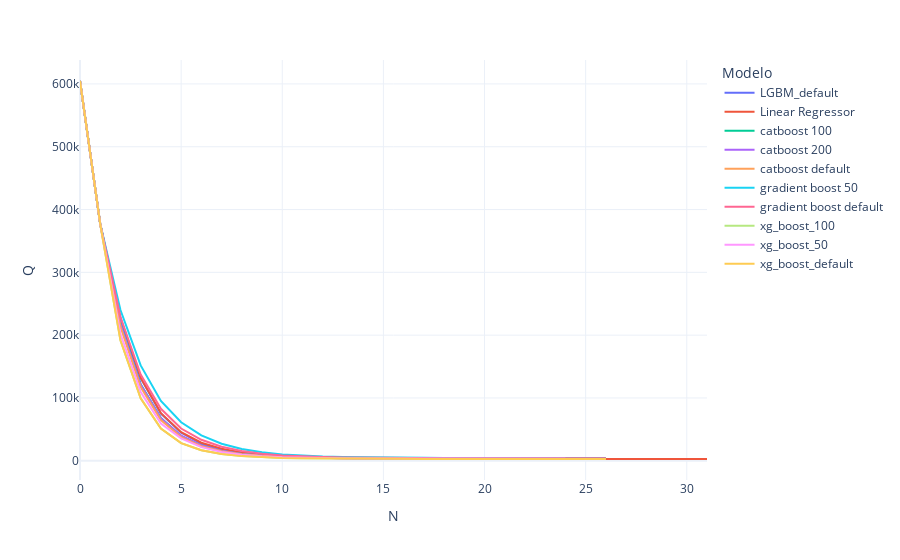
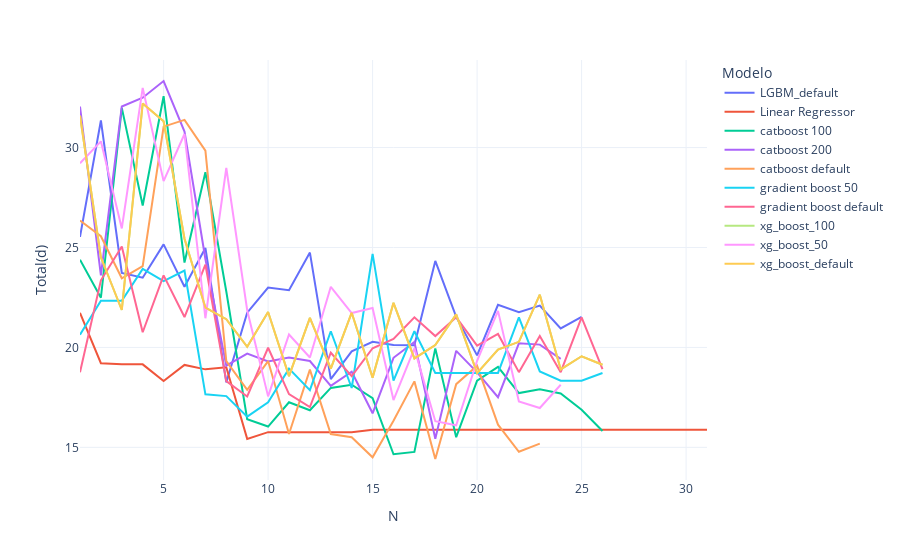

The notebook cell saved with these charts, in order:
### Code cell
graph_q = px.line(QS[QS.Modelo.isin(ml_models)].groupby(['N','Modelo']).sum().reset_index(), 
                  x='N', y = 'Q', color = 'Modelo',
                  template = 'plotly_white')


graph_total = px.line(STATS[STATS.Modelo.isin(ml_models)].sort_values(by=['Modelo','N']), x='N', y = 'Total(d)', color = 'Modelo',
                  template = 'plotly_white')

graph_improv = px.line(STATS[STATS.Modelo.isin(ml_models)].sort_values(by=['Modelo','N']), x='N', y = 'Otimizados (%)', color = 'Modelo',
                  template = 'plotly_white')
graph_pi = px.line(STATS[STATS.Modelo.isin(ml_models)].sort_values(by=['Modelo','N']), x='N', y = '#Dur_avg_wl', color = 'Modelo',
                  template = 'plotly_white')

graph_q.show()
graph_total.show()
graph_improv.show()
graph_pi.show()

### Figure 1 — Plotly figure (JSON) as saved in the notebook; plotly's stock layout.template omitted (floating-point values rounded to 4 significant figures)
{"data": [{"hovertemplate": "Modelo=LGBM_default<br>N=%{x}<br>Q=%{y}<extra></extra>", "legendgroup": "LGBM_default", "line": {"color": "#636efa", "dash": "solid"}, "marker": {"symbol": "circle"}, "mode": "lines", "name": "LGBM_default", "orientation": "v", "showlegend": true, "type": "scatter", "x": [0, 1, 2, 3, 4, 5, 6, 7, 8, 9, 10, 11, 12, 13, 14, 15, 16, 17, 18, 19, 20, 21, 22, 23, 24, 25], "xaxis": "x", "y": [604700.0, 377000.0, 227800.0, 131500.0, 75210.0, 44590.0, 27440.0, 17560.0, 12210.0, 8845.0, 6886.0, 5712.0, 4953.0, 4393.0, 4041.0, 3805.0, 3623.0, 3510.0, 3394.0, 3366.0, 3326.0, 3295.0, 3291.0, 3257.0, 3217.0, 3222.0], "yaxis": "y"}, {"hovertemplate": "Modelo=Linear Regressor<br>N=%{x}<br>Q=%{y}<extra></extra>", "legendgroup": "Linear Regressor", "line": {"color": "#EF553B", "dash": "solid"}, "marker": {"symbol": "circle"}, "mode": "lines", "name": "Linear Regressor", "orientation": "v", "showlegend": true, "type": "scatter", "x": [0, 1, 2, 3, 4, 5, 6, 7, 8, 9, 10, 11, 12, 13, 14, 15, 16, 17, 18, 19, 20, 21, 22, 23, 24, 25, 26, 27, 28, 29, 30, 31], "xaxis": "x", "y": [604700.0, 377000.0, 224600.0, 132000.0, 75900.0, 45500.0, 28790.0, 19060.0, 13200.0, 9564.0, 7251.0, 5758.0, 4784.0, 4142.0, 3717.0, 3433.0, 3244.0, 3118.0, 3033.0, 2976.0, 2937.0, 2911.0, 2895.0, 2883.0, 2875.0, 2870.0, 2866.0, 2864.0, 2863.0, 2861.0, 2860.0, 2861.0], "yaxis": "y"}, {"hovertemplate": "Modelo=catboost 100<br>N=%{x}<br>Q=%{y}<extra></extra>", "legendgroup": "catboost 100", "line": {"color": "#00cc96", "dash": "solid"}, "marker": {"symbol": "circle"}, "mode": "lines", "name": "catboost 100", "orientation": "v", "showlegend": true, "type": "scatter", "x": [0, 1, 2, 3, 4, 5, 6, 7, 8, 9, 10, 11, 12, 13, 14, 15, 16, 17, 18, 19, 20, 21, 22, 23, 24, 25, 26], "xaxis": "x", "y": [604700.0, 377000.0, 220900.0, 122000.0, 68160.0, 39380.0, 24310.0, 15630.0, 10860.0, 8102.0, 6421.0, 5294.0, 4599.0, 4179.0, 3833.0, 3670.0, 3564.0, 3419.0, 3377.0, 3338.0, 3300.0, 3296.0, 3229.0, 3221.0, 3220.0, 3216.0, 3223.0], "yaxis": "y"}, {"hovertemplate": "Modelo=catboost 200<br>N=%{x}<br>Q=%{y}<extra></extra>", "legendgroup": "catboost 200", "line": {"color": "#ab63fa", "dash": "solid"}, "marker": {"symbol": "circle"}, "mode": "lines", "name": "catboost 200", "orientation": "v", "showlegend": true, "type": "scatter", "x": [0, 1, 2, 3, 4, 5, 6, 7, 8, 9, 10, 11, 12, 13, 14, 15, 16, 17, 18, 19, 20, 21, 22, 23, 24], "xaxis": "x", "y": [604700.0, 377000.0, 218200.0, 121000.0, 67620.0, 39940.0, 24480.0, 15860.0, 10970.0, 7938.0, 6207.0, 5158.0, 4537.0, 4103.0, 3867.0, 3683.0, 3561.0, 3446.0, 3402.0, 3351.0, 3323.0, 3317.0, 3290.0, 3259.0, 3266.0], "yaxis": "y"}, {"hovertemplate": "Modelo=catboost default<br>N=%{x}<br>Q=%{y}<extra></extra>", "legendgroup": "catboost default", "line": {"color": "#FFA15A", "dash": "solid"}, "marker": {"symbol": "circle"}, "mode": "lines", "name": "catboost default", "orientation": "v", "showlegend": true, "type": "scatter", "x": [0, 1, 2, 3, 4, 5, 6, 7, 8, 9, 10, 11, 12, 13, 14, 15, 16, 17, 18, 19, 20, 21, 22, 23], "xaxis": "x", "y": [604700.0, 377000.0, 213200.0, 117400.0, 64850.0, 37750.0, 23240.0, 15050.0, 10290.0, 7588.0, 5927.0, 4974.0, 4380.0, 4035.0, 3749.0, 3553.0, 3444.0, 3364.0, 3304.0, 3252.0, 3225.0, 3224.0, 3199.0, 3203.0], "yaxis": "y"}, {"hovertemplate": "Modelo=gradient boost 50<br>N=%{x}<br>Q=%{y}<extra></extra>", "legendgroup": "gradient boost 50", "line": {"color": "#19d3f3", "dash": "solid"}, "marker": {"symbol": "circle"}, "mode": "lines", "name": "gradient boost 50", "orientation": "v", "showlegend": true, "type": "scatter", "x": [0, 1, 2, 3, 4, 5, 6, 7, 8, 9, 10, 11, 12, 13, 14, 15, 16, 17, 18, 19, 20, 21, 22, 23, 24, 25, 26], "xaxis": "x", "y": [604700.0, 377000.0, 240000.0, 151900.0, 95380.0, 61280.0, 40460.0, 27130.0, 18820.0, 13560.0, 10210.0, 8208.0, 6944.0, 6084.0, 5512.0, 5159.0, 4903.0, 4723.0, 4607.0, 4518.0, 4426.0, 4377.0, 4365.0, 4349.0, 4330.0, 4305.0, 4307.0], "yaxis": "y"}, {"hovertemplate": "Modelo=gradient boost default<br>N=%{x}<br>Q=%{y}<extra></extra>", "legendgroup": "gradient boost default", "line": {"color": "#FF6692", "dash": "solid"}, "marker": {"symbol": "circle"}, "mode": "lines", "name": "gradient boost default", "orientation": "v", "showlegend": true, "type": "scatter", "x": [0, 1, 2, 3, 4, 5, 6, 7, 8, 9, 10, 11, 12, 13, 14, 15, 16, 17, 18, 19, 20, 21, 22, 23, 24, 25, 26], "xaxis": "x", "y": [604700.0, 377000.0, 228800.0, 137400.0, 82770.0, 51380.0, 33410.0, 22350.0, 15440.0, 11150.0, 8563.0, 7003.0, 6017.0, 5382.0, 4950.0, 4697.0, 4476.0, 4325.0, 4248.0, 4190.0, 4135.0, 4092.0, 4058.0, 4052.0, 4023.0, 4019.0, 4035.0], "yaxis": "y"}, {"hovertemplate": "Modelo=xg_boost_100<br>N=%{x}<br>Q=%{y}<extra></extra>", "legendgroup": "xg_boost_100", "line": {"color": "#B6E880", "dash": "solid"}, "marker": {"symbol": "circle"}, "mode": "lines", "name": "xg_boost_100", "orientation": "v", "showlegend": true, "type": "scatter", "x": [0, 1, 2, 3, 4, 5, 6, 7, 8, 9, 10, 11, 12, 13, 14, 15, 16, 17, 18, 19, 20, 21, 22, 23, 24, 25, 26], "xaxis": "x", "y": [604700.0, 377000.0, 192000.0, 99340.0, 51170.0, 28050.0, 16780.0, 10720.0, 7447.0, 5717.0, 4617.0, 3978.0, 3572.0, 3328.0, 3237.0, 3145.0, 3079.0, 3059.0, 3020.0, 3001.0, 2997.0, 2980.0, 2964.0, 2920.0, 2899.0, 2896.0, 2906.0], "yaxis": "y"}, {"hovertemplate": "Modelo=xg_boost_50<br>N=%{x}<br>Q=%{y}<extra></extra>", "legendgroup": "xg_boost_50", "line": {"color": "#FF97FF", "dash": "solid"}, "marker": {"symbol": "circle"}, "mode": "lines", "name": "xg_boost_50", "orientation": "v", "showlegend": true, "type": "scatter", "x": [0, 1, 2, 3, 4, 5, 6, 7, 8, 9, 10, 11, 12, 13, 14, 15, 16, 17, 18, 19, 20, 21, 22, 23, 24], "xaxis": "x", "y": [604700.0, 377000.0, 202300.0, 109300.0, 59360.0, 35720.0, 21780.0, 14160.0, 9722.0, 7048.0, 5600.0, 4740.0, 4228.0, 3934.0, 3711.0, 3556.0, 3503.0, 3443.0, 3387.0, 3358.0, 3346.0, 3305.0, 3281.0, 3255.0, 3263.0], "yaxis": "y"}, {"hovertemplate": "Modelo=xg_boost_default<br>N=%{x}<br>Q=%{y}<extra></extra>", "legendgroup": "xg_boost_default", "line": {"color": "#FECB52", "dash": "solid"}, "marker": {"symbol": "circle"}, "mode": "lines", "name": "xg_boost_default", "orientation": "v", "showlegend": true, "type": "scatter", "x": [0, 1, 2, 3, 4, 5, 6, 7, 8, 9, 10, 11, 12, 13, 14, 15, 16, 17, 18, 19, 20, 21, 22, 23, 24, 25, 26], "xaxis": "x", "y": [604700.0, 377000.0, 192000.0, 99340.0, 51170.0, 28050.0, 16780.0, 10720.0, 7447.0, 5717.0, 4617.0, 3978.0, 3572.0, 3328.0, 3237.0, 3145.0, 3079.0, 3059.0, 3020.0, 3001.0, 2997.0, 2980.0, 2964.0, 2920.0, 2899.0, 2896.0, 2906.0], "yaxis": "y"}], "layout": {"legend": {"title": {"text": "Modelo"}, "tracegroupgap": 0}, "margin": {"t": 60}, "xaxis": {"anchor": "y", "domain": [0, 1], "title": {"text": "N"}}, "yaxis": {"anchor": "x", "domain": [0, 1], "title": {"text": "Q"}}}}

### Figure 2 — Plotly figure (JSON) as saved in the notebook; plotly's stock layout.template omitted (floating-point values rounded to 4 significant figures)
{"data": [{"hovertemplate": "Modelo=LGBM_default<br>N=%{x}<br>Total(d)=%{y}<extra></extra>", "legendgroup": "LGBM_default", "line": {"color": "#636efa", "dash": "solid"}, "marker": {"symbol": "circle"}, "mode": "lines", "name": "LGBM_default", "orientation": "v", "showlegend": true, "type": "scatter", "x": [1, 2, 3, 4, 5, 6, 7, 8, 9, 10, 11, 12, 13, 14, 15, 16, 17, 18, 19, 20, 21, 22, 23, 24, 25], "xaxis": "x", "y": [25.53, 31.35, 23.73, 23.49, 25.16, 23.03, 24.98, 18.25, 21.74, 22.99, 22.86, 24.75, 18.41, 19.81, 20.28, 20.13, 20.11, 24.33, 21.53, 19.6, 22.13, 21.77, 22.1, 20.95, 21.53], "yaxis": "y"}, {"hovertemplate": "Modelo=Linear Regressor<br>N=%{x}<br>Total(d)=%{y}<extra></extra>", "legendgroup": "Linear Regressor", "line": {"color": "#EF553B", "dash": "solid"}, "marker": {"symbol": "circle"}, "mode": "lines", "name": "Linear Regressor", "orientation": "v", "showlegend": true, "type": "scatter", "x": [1, 2, 3, 4, 5, 6, 7, 8, 9, 10, 11, 12, 13, 14, 15, 16, 17, 18, 19, 20, 21, 22, 23, 24, 25, 26, 27, 28, 29, 30, 31], "xaxis": "x", "y": [21.73, 19.21, 19.15, 19.15, 18.32, 19.13, 18.9, 19.01, 15.42, 15.76, 15.76, 15.76, 15.76, 15.76, 15.88, 15.88, 15.88, 15.88, 15.88, 15.88, 15.88, 15.88, 15.88, 15.88, 15.88, 15.88, 15.88, 15.88, 15.88, 15.88, 15.88], "yaxis": "y"}, {"hovertemplate": "Modelo=catboost 100<br>N=%{x}<br>Total(d)=%{y}<extra></extra>", "legendgroup": "catboost 100", "line": {"color": "#00cc96", "dash": "solid"}, "marker": {"symbol": "circle"}, "mode": "lines", "name": "catboost 100", "orientation": "v", "showlegend": true, "type": "scatter", "x": [1, 2, 3, 4, 5, 6, 7, 8, 9, 10, 11, 12, 13, 14, 15, 16, 17, 18, 19, 20, 21, 22, 23, 24, 25, 26], "xaxis": "x", "y": [24.39, 22.48, 31.98, 27.1, 32.57, 24.24, 28.76, 22.8, 16.41, 16.04, 17.26, 16.86, 17.98, 18.13, 17.46, 14.65, 14.77, 19.95, 15.51, 18.33, 19.03, 17.72, 17.91, 17.7, 16.88, 15.82], "yaxis": "y"}, {"hovertemplate": "Modelo=catboost 200<br>N=%{x}<br>Total(d)=%{y}<extra></extra>", "legendgroup": "catboost 200", "line": {"color": "#ab63fa", "dash": "solid"}, "marker": {"symbol": "circle"}, "mode": "lines", "name": "catboost 200", "orientation": "v", "showlegend": true, "type": "scatter", "x": [1, 2, 3, 4, 5, 6, 7, 8, 9, 10, 11, 12, 13, 14, 15, 16, 17, 18, 19, 20, 21, 22, 23, 24], "xaxis": "x", "y": [32.05, 23.6, 32.05, 32.49, 33.33, 30.8, 24.42, 19.09, 19.69, 19.3, 19.49, 19.32, 18.08, 18.79, 16.7, 19.48, 20.27, 15.43, 19.83, 18.75, 17.51, 20.21, 20.14, 19.43], "yaxis": "y"}, {"hovertemplate": "Modelo=catboost default<br>N=%{x}<br>Total(d)=%{y}<extra></extra>", "legendgroup": "catboost default", "line": {"color": "#FFA15A", "dash": "solid"}, "marker": {"symbol": "circle"}, "mode": "lines", "name": "catboost default", "orientation": "v", "showlegend": true, "type": "scatter", "x": [1, 2, 3, 4, 5, 6, 7, 8, 9, 10, 11, 12, 13, 14, 15, 16, 17, 18, 19, 20, 21, 22, 23], "xaxis": "x", "y": [26.34, 25.56, 23.46, 24.06, 31.04, 31.38, 29.84, 19.31, 17.88, 19.32, 15.67, 18.89, 15.67, 15.5, 14.5, 16.33, 18.3, 14.42, 18.16, 19.08, 16.13, 14.78, 15.19], "yaxis": "y"}, {"hovertemplate": "Modelo=gradient boost 50<br>N=%{x}<br>Total(d)=%{y}<extra></extra>", "legendgroup": "gradient boost 50", "line": {"color": "#19d3f3", "dash": "solid"}, "marker": {"symbol": "circle"}, "mode": "lines", "name": "gradient boost 50", "orientation": "v", "showlegend": true, "type": "scatter", "x": [1, 2, 3, 4, 5, 6, 7, 8, 9, 10, 11, 12, 13, 14, 15, 16, 17, 18, 19, 20, 21, 22, 23, 24, 25, 26], "xaxis": "x", "y": [20.63, 22.33, 22.33, 23.93, 23.32, 23.85, 17.65, 17.56, 16.54, 17.26, 18.94, 17.86, 20.81, 17.97, 24.68, 18.33, 20.81, 18.72, 18.72, 18.72, 18.72, 21.51, 18.8, 18.33, 18.33, 18.72], "yaxis": "y"}, {"hovertemplate": "Modelo=gradient boost default<br>N=%{x}<br>Total(d)=%{y}<extra></extra>", "legendgroup": "gradient boost default", "line": {"color": "#FF6692", "dash": "solid"}, "marker": {"symbol": "circle"}, "mode": "lines", "name": "gradient boost default", "orientation": "v", "showlegend": true, "type": "scatter", "x": [1, 2, 3, 4, 5, 6, 7, 8, 9, 10, 11, 12, 13, 14, 15, 16, 17, 18, 19, 20, 21, 22, 23, 24, 25, 26], "xaxis": "x", "y": [18.76, 23.36, 25.05, 20.76, 23.61, 21.52, 24.14, 18.31, 17.54, 19.98, 17.66, 17.02, 19.73, 18.57, 19.96, 20.42, 21.51, 20.57, 21.51, 20.09, 20.67, 18.76, 20.57, 18.76, 21.51, 18.92], "yaxis": "y"}, {"hovertemplate": "Modelo=xg_boost_100<br>N=%{x}<br>Total(d)=%{y}<extra></extra>", "legendgroup": "xg_boost_100", "line": {"color": "#B6E880", "dash": "solid"}, "marker": {"symbol": "circle"}, "mode": "lines", "name": "xg_boost_100", "orientation": "v", "showlegend": true, "type": "scatter", "x": [1, 2, 3, 4, 5, 6, 7, 8, 9, 10, 11, 12, 13, 14, 15, 16, 17, 18, 19, 20, 21, 22, 23, 24, 25, 26], "xaxis": "x", "y": [31.59, 24.51, 21.87, 32.2, 31.31, 25.44, 21.99, 21.41, 20.03, 21.77, 18.56, 21.48, 18.93, 21.74, 18.49, 22.23, 19.45, 20.12, 21.65, 18.71, 19.89, 20.28, 22.64, 18.9, 19.56, 19.13], "yaxis": "y"}, {"hovertemplate": "Modelo=xg_boost_50<br>N=%{x}<br>Total(d)=%{y}<extra></extra>", "legendgroup": "xg_boost_50", "line": {"color": "#FF97FF", "dash": "solid"}, "marker": {"symbol": "circle"}, "mode": "lines", "name": "xg_boost_50", "orientation": "v", "showlegend": true, "type": "scatter", "x": [1, 2, 3, 4, 5, 6, 7, 8, 9, 10, 11, 12, 13, 14, 15, 16, 17, 18, 19, 20, 21, 22, 23, 24], "xaxis": "x", "y": [29.21, 30.31, 25.95, 32.98, 28.32, 30.68, 21.46, 28.98, 21.86, 17.55, 20.65, 19.49, 23.03, 21.72, 21.98, 17.37, 19.95, 16.31, 16.1, 19.33, 21.83, 17.29, 16.97, 18.13], "yaxis": "y"}, {"hovertemplate": "Modelo=xg_boost_default<br>N=%{x}<br>Total(d)=%{y}<extra></extra>", "legendgroup": "xg_boost_default", "line": {"color": "#FECB52", "dash": "solid"}, "marker": {"symbol": "circle"}, "mode": "lines", "name": "xg_boost_default", "orientation": "v", "showlegend": true, "type": "scatter", "x": [1, 2, 3, 4, 5, 6, 7, 8, 9, 10, 11, 12, 13, 14, 15, 16, 17, 18, 19, 20, 21, 22, 23, 24, 25, 26], "xaxis": "x", "y": [31.59, 24.51, 21.87, 32.2, 31.31, 25.44, 21.99, 21.41, 20.03, 21.77, 18.56, 21.48, 18.93, 21.74, 18.49, 22.23, 19.45, 20.12, 21.65, 18.71, 19.89, 20.28, 22.64, 18.9, 19.56, 19.13], "yaxis": "y"}], "layout": {"legend": {"title": {"text": "Modelo"}, "tracegroupgap": 0}, "margin": {"t": 60}, "xaxis": {"anchor": "y", "domain": [0, 1], "title": {"text": "N"}}, "yaxis": {"anchor": "x", "domain": [0, 1], "title": {"text": "Total(d)"}}}}
